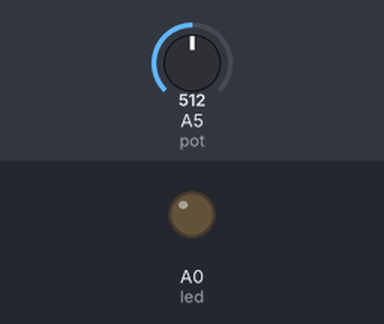
This sketch was run on a simulated Arduino Uno, built with avr-gcc and run on an emulated ATmega328P. On the bench: output pins drawn as LEDs (lit = HIGH). The inputs (shaded band) are chosen by the test bench; at power-on: A5 (pot) = 512.

Above: at 1.2 s.
1.3 s: A5 (pot) set to 624
2.8 s: A5 (pot) set to 655
At 3.1 s:
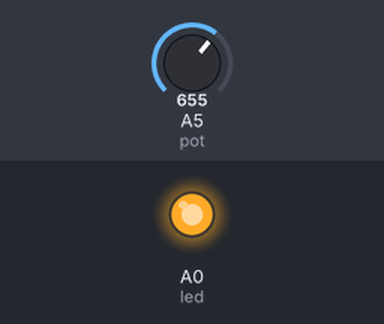
4.3 s: A5 (pot) set to 511
At 5.5 s:
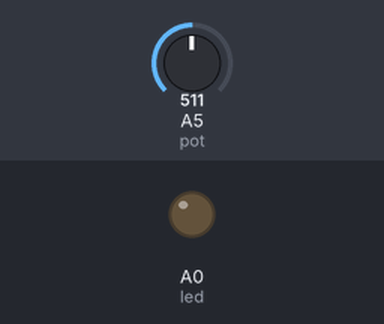
5.8 s: A5 (pot) set to 716
At 6.8 s:
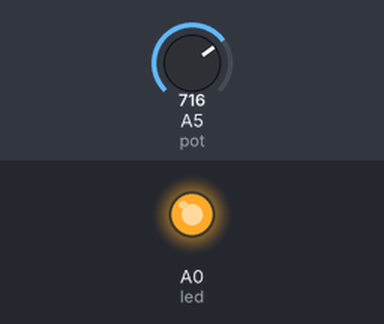
Timing chart, 0 to 8.3 s (numbered marks = the images above; inputs shaded):
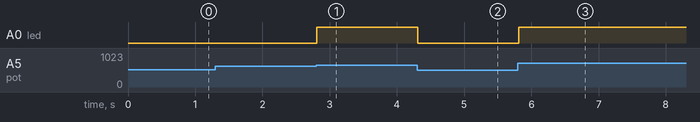

Measured:
- the behaviour switches between 639 and 640 on A5 (pot) (found by bisection; images 0 and 1)
- after the input at 1.3 s, every drawn part: stays the same
- after the input at 2.8 s, A0 (led): LOW → HIGH at once
- after the input at 4.3 s, A0 (led): HIGH → LOW at once
- after the input at 5.8 s, A0 (led): LOW → HIGH at once

The sketch:

Ques3.ino
```cpp
int led = A0;
int pot = A5;
float inputVal = 0;

void setup()
{
  pinMode(led, OUTPUT);
  pinMode(pot, INPUT);
}

void loop()
{
  inputVal = analogRead(pot);
  analogWrite(led, inputVal/5);
  delay(100);
}
```
